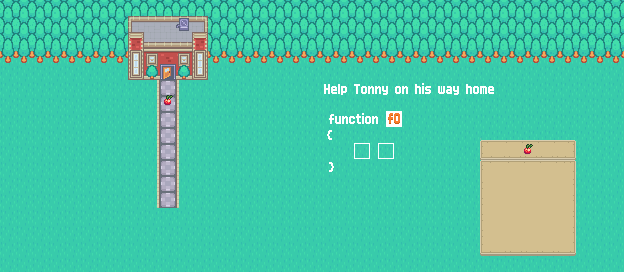

This is a level from a 2D game, rendered from its Tiled map with the project's own tilesets. A one-line summary and the map file follow, with tile-layer data summarised:
An orthogonal 39x17 tile map with 16x16 px tiles, 16 tile layers (info, grass, path, house, ...), 1 hidden layer not drawn, 3 tilesets and 8 objects (player, end, grass3, grass2, grass1, ...).

<map version="1.2" tiledversion="2020.01.22" orientation="orthogonal" renderorder="right-down" compressionlevel="-1" width="39" height="17" tilewidth="16" tileheight="16" infinite="0" nextlayerid="35" nextobjectid="113">
 <editorsettings>
  <export target="1.lua" format="lua" />
 </editorsettings>
 <tileset firstgid="1" name="tilemap_packed" tilewidth="16" tileheight="16" tilecount="486" columns="27">
  <image source="../tileset/Tilemap/tilemap_packed.png" width="432" height="288" />
 </tileset>
 <tileset firstgid="487" name="functionsTextTiles" tilewidth="16" tileheight="16" tilecount="900" columns="30">
  <image source="../graphics/functionsTextTiles.png" width="480" height="480" />
 </tileset>
 <tileset firstgid="1387" name="UIpackSheet_transparent" tilewidth="16" tileheight="16" spacing="2" tilecount="990" columns="30">
  <image source="../tileset/Tilemap/UIpackSheet_transparent.png" width="538" height="592" />
 </tileset>
 <layer id="23" name="info" width="39" height="17">
  <properties>
   <property name="F0" type="int" value="2" />
   <property name="F1" type="int" value="0" />
   <property name="blueTile" type="bool" value="false" />
   <property name="door" type="bool" value="true" />
   <property name="face" value="up" />
   <property name="fruit" type="bool" value="true" />
   <property name="fruitsTotal" type="int" value="1" />
   <property name="grass" type="bool" value="true" />
   <property name="greyTile" type="bool" value="false" />
   <property name="numFunc" type="int" value="1" />
   <property name="totalSize" type="int" value="2" />
   <property name="yellowTile" type="bool" value="false" />
  </properties>
  <data>[663 cells, 1 non-empty, 1 distinct tile ids]</data>
 </layer>
 <layer id="1" name="grass" width="39" height="17">
  <properties>
   <property name="collidable" type="bool" value="true" />
  </properties>
  <data>[663 cells, 655 non-empty, 3 distinct tile ids]</data>
 </layer>
 <layer id="2" name="path" width="39" height="17">
  <data>[663 cells, 164 non-empty, 3 distinct tile ids]</data>
 </layer>
 <layer id="3" name="house" width="39" height="17">
  <data>[663 cells, 20 non-empty, 9 distinct tile ids]</data>
 </layer>
 <layer id="4" name="house_details" width="39" height="17">
  <data>[663 cells, 8 non-empty, 4 distinct tile ids]</data>
 </layer>
 <layer id="24" name="door2" width="39" height="17">
  <data>[663 cells, 1 non-empty, 1 distinct tile ids]</data>
 </layer>
 <layer id="8" name="close_door" width="39" height="17" visible="0">
  <data>[663 cells, 1 non-empty, 1 distinct tile ids]</data>
 </layer>
 <layer id="5" name="path_details" width="39" height="17">
  <data>[663 cells, 3 non-empty, 2 distinct tile ids]</data>
 </layer>
 <objectgroup id="7" name="player" visible="0" opacity="0.9">
  <object id="2" name="player" x="160" y="192" width="16" height="15.9091" />
 </objectgroup>
 <objectgroup id="16" name="end" visible="0">
  <object id="24" name="end" x="160" y="64.0435" width="16" height="16" />
 </objectgroup>
 <objectgroup id="17" name="grass" visible="0">
  <properties>
   <property name="numObjects" type="int" value="3" />
  </properties>
  <object id="87" name="grass3" x="59" y="80" width="97" height="191" />
  <object id="88" name="grass2" x="179.818" y="80.3636" width="111.5" height="189" />
  <object id="89" name="grass1" x="160" y="210.364" width="16" height="64" />
 </objectgroup>
 <objectgroup id="31" name="fruit" visible="0">
  <properties>
   <property name="numObjects" type="int" value="1" />
  </properties>
  <object id="112" name="fruit1" x="168" y="102.25" width="0.25" height="0.5" />
 </objectgroup>
 <layer id="32" name="fruit1" width="39" height="17" offsetx="0.75" offsety="-4.25">
  <data>[663 cells, 1 non-empty, 1 distinct tile ids]</data>
 </layer>
 <layer id="33" name="answer2" width="39" height="17" offsetx="1.49571" offsety="-1.55884">
  <data>[663 cells, 3 non-empty, 3 distinct tile ids]</data>
 </layer>
 <layer id="22" name="answerText" width="39" height="17" offsetx="-46" offsety="-1.5">
  <data>[663 cells, 27 non-empty, 27 distinct tile ids]</data>
 </layer>
 <layer id="34" name="answer3" width="39" height="17" offsetx="-8.875" offsety="-1.5">
  <data>[663 cells, 0 non-empty, 0 distinct tile ids]</data>
 </layer>
 <layer id="26" name="buttonsSecondRow" width="39" height="17">
  <data>[663 cells, 0 non-empty, 0 distinct tile ids]</data>
 </layer>
 <layer id="27" name="buttonsThirdRow" width="39" height="17">
  <data>[663 cells, 0 non-empty, 0 distinct tile ids]</data>
 </layer>
 <objectgroup id="21" name="answer" visible="0">
  <object id="106" name="answer1" x="353.459" y="142.366" width="16" height="16" />
  <object id="107" name="answer2" x="377.447" y="142.398" width="16" height="16" />
 </objectgroup>
 <layer id="28" name="buttons" width="39" height="17">
  <data>[663 cells, 36 non-empty, 9 distinct tile ids]</data>
 </layer>
 <layer id="29" name="fruitBanner" width="39" height="17">
  <data>[663 cells, 12 non-empty, 6 distinct tile ids]</data>
 </layer>
 <layer id="30" name="apple1" width="39" height="17" offsetx="8.27273" offsety="-3.0303">
  <data>[663 cells, 1 non-empty, 1 distinct tile ids]</data>
 </layer>
</map>
